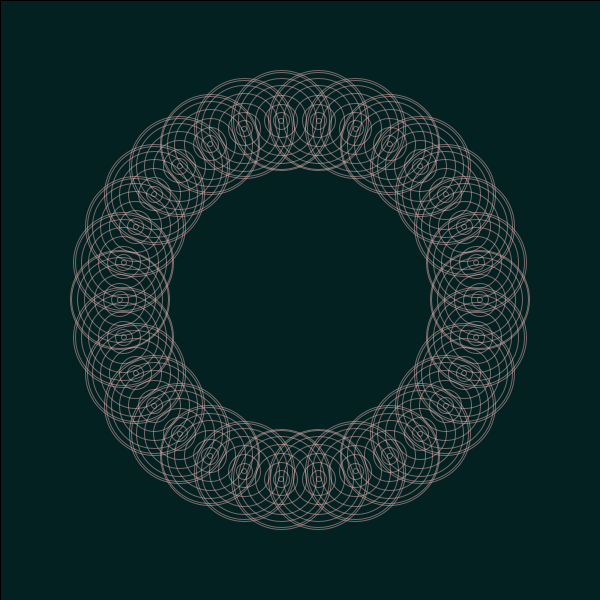
Frame 1 (no input)
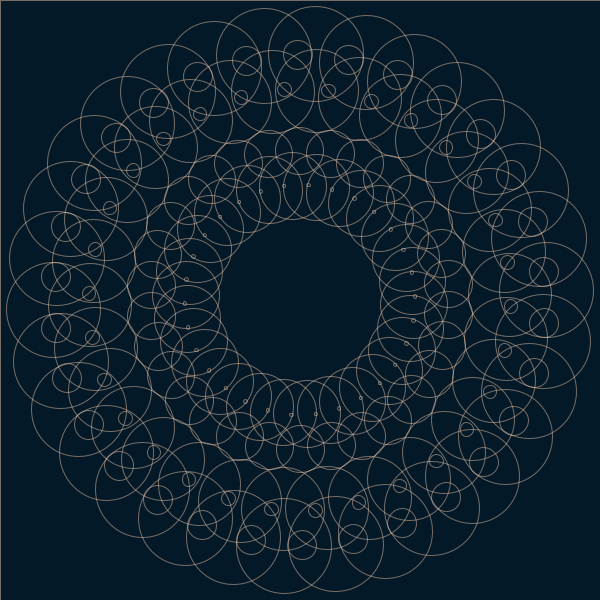
Frame 60 (the mouse pressed at the canvas centre just before this capture)
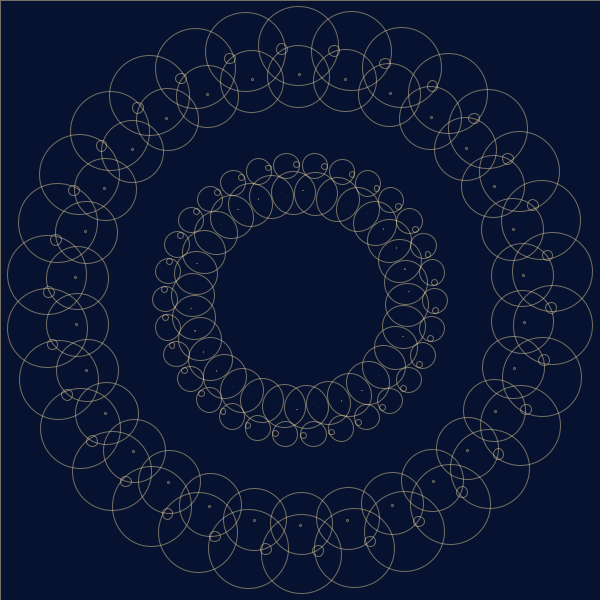
Frame 120 (the mouse held since frame 60 and released just before this capture)

The Processing sketch that drew these frames (run headless with seeded random() and noise(); from frame 60 on, the mouse is pressed at the canvas centre):

// Processing sketch: processing_47769
// ── processing_47769.pde

/**
 * doodle 1
 *
 * Matthew Conroy ( conroy (at) math.washington.edu )
 **/



float[] pointR=new float[100];
float[] pointTheta=new float[100];

int numPoints=8;

int symmetry = 30;

int kk = 2;

int timer=0;

float factor1=random(0,1);
float factor2=random(0,1);


void setup()
{
  size(600, 600);
  
  for(int i=0; i<numPoints; i++) {
     pointR[i]=width*0.45*i/numPoints;
     pointR[i]=width*0.3;
     //pointTheta[i]=random(0,TWO_PI/symmetry);
     pointTheta[i]=0;
  }
}

void draw()
{
  ++timer;
     
  smooth();
  float redA = 188+60*cos(timer*0.004);
  float greenA = 188+60*sin(timer*0.0043);
  float blueA = 188+60*sin(timer*0.00427+3.12923);
   
  fill(0.5*(255-redA),0.5*(255-greenA),0.5*(255-blueA),255);
  rect(0,0,width,height);
  
  stroke(redA,greenA, blueA,120);
  noFill();
  for(int i=0; i<numPoints; i++) {
     kk=1;
     int j=(kk*i+4) % numPoints;
     int ll = (kk*i+6) % numPoints;
     int mm = (kk*i+7) % numPoints;
     for(int k=0; k<symmetry; ++k) {
         float x1 = width*0.5+pointR[i]*cos(pointTheta[i]+k*TWO_PI/symmetry);
         float y1 = width*0.5+pointR[i]*sin(pointTheta[i]+k*TWO_PI/symmetry);
         float x2 = width*0.5+pointR[j]*cos(pointTheta[j]+k*TWO_PI/symmetry);
         float y2 = width*0.5+pointR[j]*sin(pointTheta[j]+k*TWO_PI/symmetry);
         float x3 = width*0.5+pointR[ll]*cos(pointTheta[ll]+k*TWO_PI/symmetry);
         float y3 = width*0.5+pointR[ll]*sin(pointTheta[ll]+k*TWO_PI/symmetry);
         float x4 = width*0.5+pointR[mm]*cos(pointTheta[mm]+k*TWO_PI/symmetry);
         float y4 = width*0.5+pointR[mm]*sin(pointTheta[mm]+k*TWO_PI/symmetry);
         
         //line(x1,y1,x2,y2);
         //bezier(x1,y1,x3,y3,x2,y2);
         //bezier(x1, y1, 10+(x1+2*x2)/3,10+(y1+2*y2)/3.,-13+(2*x1+x2)/3.,-28+(2*y1+y2)/3., x2, y2);
         //bezier(x1,y1,x3,y3,x4,y4,x2,y2);
         float ampl = 0.25*(1+cos(timer*0.0078273+i*0.3838));
         ellipse(x1,y1,ampl*200,ampl*200);
         //rectMode(CENTER);
         //rect(x1,y1,ampl*200,ampl*200);
         //rectMode(CORNER);
     }
  }
  
  float sumR=0;
  float sumt=0;
  for(int i=0; i<numPoints; i++) {
     sumR += pointR[i];
     sumt += pointTheta[i]; 
  }
  
  float rAve = sumR/numPoints;
  float tAve = sumt/numPoints;
  
  for(int i=0; i<numPoints; i++) { 
     float rDelta=0.5+0.5*sin(timer*0.05)+0.002*sin(i+3);
     float tDelta=0.001+0.001*sin(timer*0.04)+0.002*cos(i+2);
     pointR[i] += 1.5*rDelta*cos(timer*0.0137+11*i)+0.01*cos(i);
     pointTheta[i] += 1*tDelta*sin(timer*0.01)+0.001*cos(i+3.322);

  }
  


} // end draw 
